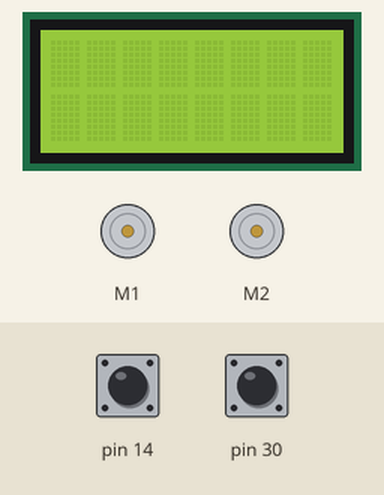
A sketch run on a simulated Arduino Leonardo, built with avr-gcc and run on an emulated ATmega32U4. Shown: 8×2 character LCD, 2 × DC motor (green arrow = forward, orange = backward, longer = faster). The test bench sets the inputs (shaded band); at power-on: pin 14 HIGH, pin 30 HIGH.

Above: at 0.1 s.
At 1.1 s:
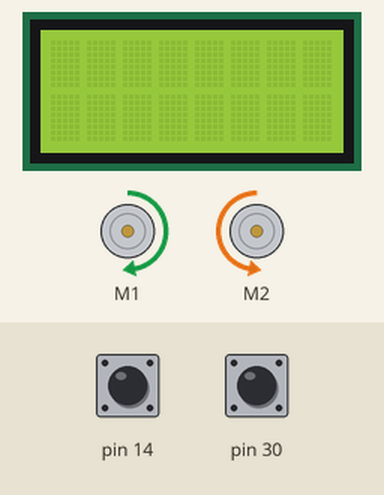
At 1.9 s:
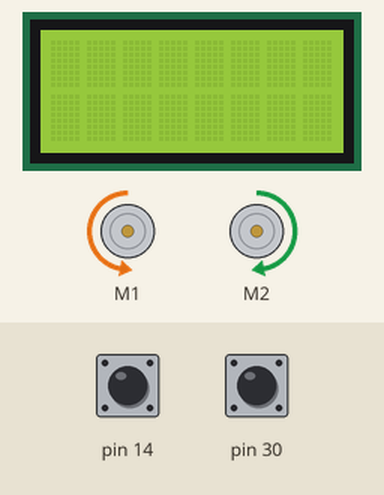
At 4.2 s:
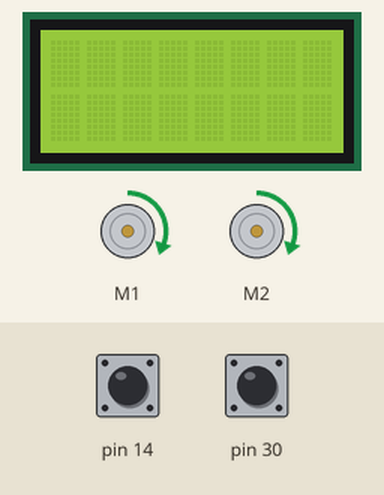
Timing chart, 0 to 5.7 s (numbered marks = the images above):
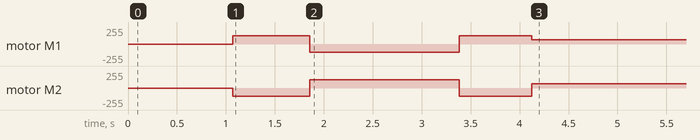

The sketch:

Semi-Autonomous.ino
```cpp
#include <Zumo32U4.h>

Zumo32U4ButtonA buttonA;
Zumo32U4ButtonB buttonB;
//Zumo32U4ButtonC buttonC;
Zumo32U4LCD lcd;
Zumo32U4Motors motors;
Zumo32U4LineSensors lineSensors;

const uint16_t TOLERANCE = 50;
const uint8_t NUM_SENSORS = 3;
const uint16_t LEFT_MOTOR_SPEED = 100, RIGHT_MOTOR_SPEED = 100;//between -400 and 400
uint16_t lineSensorValues[NUM_SENSORS];

uint16_t getSensorValues()
{
  return lineSensors.readLine(lineSensorValues);
}

void calibrateSensors()
{
  lcd.clear();

  // Wait 1 second and then begin automatic sensor calibration
  // by rotating in place to sweep the sensors over the line
  delay(1000);
  for(uint16_t i = 0; i < 120; i++)
  {
    if (i > 30 && i <= 90)
    {
      motors.setSpeeds(-200, 200);
    }
    else
    {
      motors.setSpeeds(200, -200);
    }

    lineSensors.calibrate();
  }
  motors.setSpeeds(0, 0);
}

void setup() {
  // put your setup code here, to run once:
  lcd.clear();
  lcd.gotoXY(0,0);
  lcd.print("Press A");

  if (NUM_SENSORS == 3)
    lineSensors.initThreeSensors();
  else
    lineSensors.initFiveSensors();

  calibrateSensors();
}

void loop() {
  // put your main code here, to run repeatedly:
  bool buttonAPressed = false;
  bool buttonBPressed = false;
  uint16_t position;

  motors.setSpeeds(LEFT_MOTOR_SPEED, RIGHT_MOTOR_SPEED);

  while (!buttonBPressed)//B aborts the mission
  {
    buttonAPressed = buttonA.getSingleDebouncedPress();
    buttonBPressed = buttonB.getSingleDebouncedPress();
    // if (buttonAPressed)//go
    // {
    //   lcd.clear();
    //   //lcd.print("A was pressed!");
    //   lcd.print(position);
    // }
    // position 2000 is central, 1000 centre left, 0 furthest left and inverse for right
    //getSensorValues();

    //lcd.print(lineSensorValues[0]);

    // if (position < 2000 && position > 0)//line on the left
    // {
    //   motors.setSpeeds(-LEFT_MOTOR_SPEED, RIGHT_MOTOR_SPEED);
    // }
    // else if (position > 2000 && position < 4000)//line on the right
    // {
    //   motors.setSpeeds(LEFT_MOTOR_SPEED, -RIGHT_MOTOR_SPEED);
    // }
    // else
    // {
    //   motors.setSpeeds(LEFT_MOTOR_SPEED, RIGHT_MOTOR_SPEED);

    getSensorValues();

    if (NUM_SENSORS == 5)
    {
        if (lineSensorValues[4]>TOLERANCE && lineSensorValues[0]>TOLERANCE)//line in center
      {
        motors.setSpeeds(-LEFT_MOTOR_SPEED, -RIGHT_MOTOR_SPEED);//reverse
        delay(300);
      }
      else if (lineSensorValues[0]>TOLERANCE)//line on left most sensor
      {
        motors.setSpeeds(LEFT_MOTOR_SPEED, -RIGHT_MOTOR_SPEED);
        delay(100);
      }
      else if (lineSensorValues[1]>TOLERANCE)//line on second-to-left most sensor
      {
        motors.setSpeeds(LEFT_MOTOR_SPEED, -RIGHT_MOTOR_SPEED);
        delay(100);
      }
      else if (lineSensorValues[3]>TOLERANCE)//line on second-to-right most sensor
      {
        motors.setSpeeds(-LEFT_MOTOR_SPEED, RIGHT_MOTOR_SPEED);
        delay(100);
      }
      else if (lineSensorValues[4]>TOLERANCE)//line on right most sensor
      {
        motors.setSpeeds(-LEFT_MOTOR_SPEED, RIGHT_MOTOR_SPEED);
        delay(100);
      }
      else if (lineSensorValues[4]<TOLERANCE && lineSensorValues[3]<TOLERANCE && lineSensorValues[1]<TOLERANCE && lineSensorValues[0]<TOLERANCE)
      {
        motors.setSpeeds(LEFT_MOTOR_SPEED, RIGHT_MOTOR_SPEED);
        delay(50);
      }
    }
    else
    {
      if (lineSensorValues[2]>TOLERANCE && lineSensorValues[0]>TOLERANCE)//line in center
      {
        motors.setSpeeds(-LEFT_MOTOR_SPEED, RIGHT_MOTOR_SPEED);//turn around
        delay(800);
      }
      else if (lineSensorValues[0]>TOLERANCE)//line on left most sensor
      {
        motors.setSpeeds(LEFT_MOTOR_SPEED, -RIGHT_MOTOR_SPEED);
        delay(100);
      }
      else if (lineSensorValues[2]>TOLERANCE)//line on right most sensor
      {
        motors.setSpeeds(-LEFT_MOTOR_SPEED, RIGHT_MOTOR_SPEED);
        delay(100);
      }
      else if (lineSensorValues[0]<TOLERANCE && lineSensorValues[2]<TOLERANCE)
      {
        motors.setSpeeds(LEFT_MOTOR_SPEED, RIGHT_MOTOR_SPEED);
        delay(50);
      }
    }


    // lineSensors.read(*lineSensorValues);

    // delay(100);
  }
}
```

Measured:
- by itself, motor M1: stopped → forward 127/255 at 1.1 s, → backward 127/255 0.79 s later, → forward 127/255 1.5 s later, → forward 63/255 0.74 s later
- by itself, motor M2: stopped → backward 127/255 at 1.1 s, → forward 127/255 0.79 s later, → backward 127/255 1.5 s later, → forward 63/255 0.74 s later
